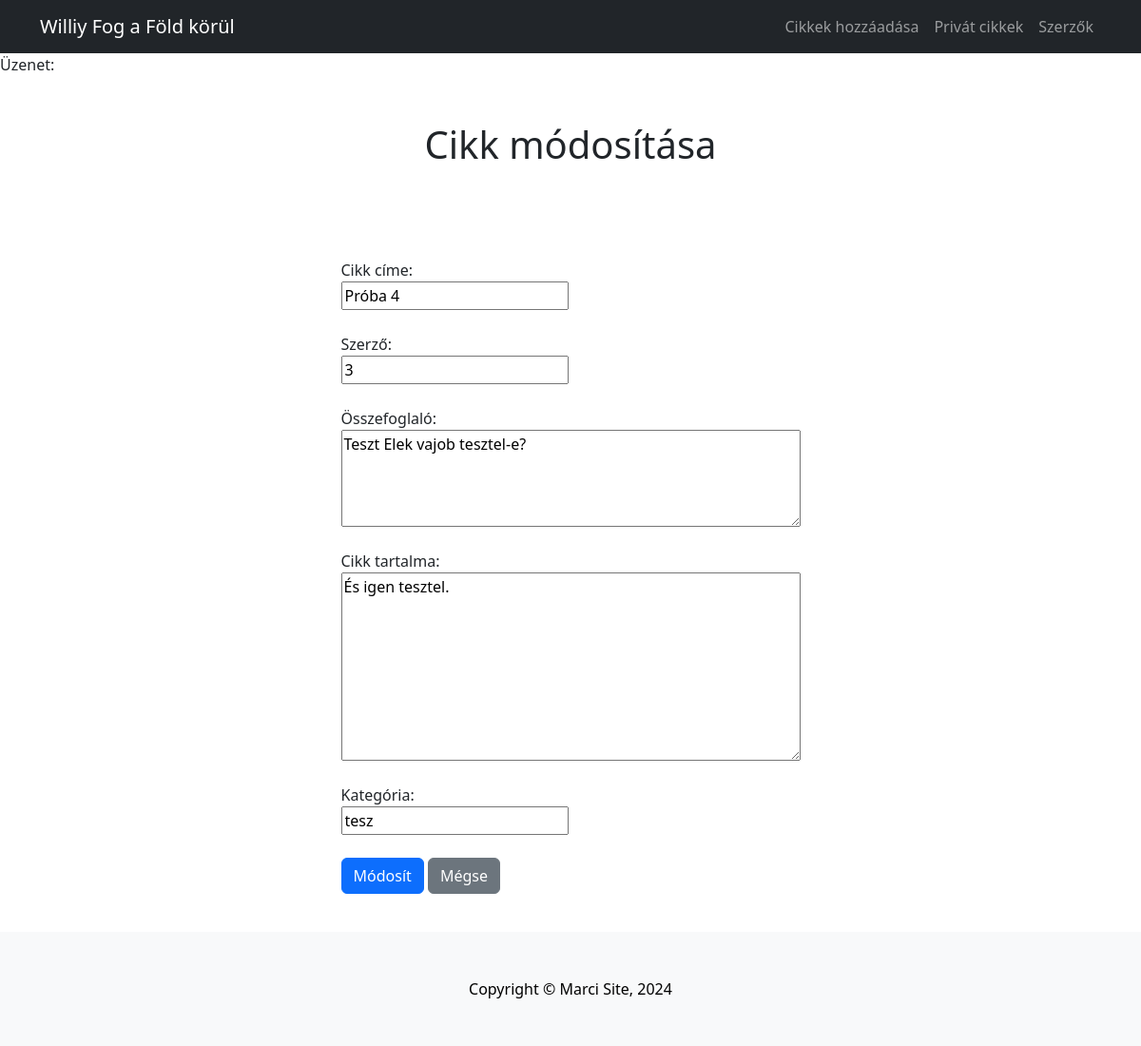
Screenshot of /private-post-edit.php?id=16 with the database file from the repository.
### tables this page shows
CREATE TABLE `article` (
  `id` int(11) NOT NULL,
  `title` varchar(255) NOT NULL,
  `author_id` varchar(255) NOT NULL,
  `summary` text NOT NULL,
  `articleText` text DEFAULT NULL,
  `category` text NOT NULL,
  `created_at` timestamp NOT NULL DEFAULT current_timestamp() ON UPDATE current_timestamp(),
  `updated_at` datetime DEFAULT NULL
);

### Helpers/functions.php (called while the page is built, shortened)
<?php
if(!function_exists('view')) {
    function view($view, $data = []) {
        extract($data);
        include_once BASE_PATH . '/Templates/common/header.view.php';
        include_once BASE_PATH . '/Templates/common/topnavbar.view.php';
        include_once BASE_PATH . '/Templates/' . $view . '.view.php';
        include_once BASE_PATH . '/Templates/common/footer.view.php';
    }
}

### Controllers/PrivatePostController.php (called while the page is built, shortened)
<?php
require_once REPOSITORY_PATH . '/PostRepository.php';
class PrivatePostController
{
    public function edit()
    {
        if(isset($_SESSION['form'])){
            $form = $_SESSION['form'];
            unset($_SESSION['form']);
        }else{
            $id = $_GET['id'];
            $postRepository = new \Repositories\PostRepository();
            $article = $postRepository->getById($id);
        }
        view('private/posts/edit', ['article' => $article]);
    }
}

### private-post-edit.php (called while the page is built, shortened)
<?php
require_once BASE_PATH . '/Controllers/PrivatePostController.php';
$controller = new PrivatePostController();
$controller->edit($_GET);

### Repositories/PostRepository.php (called while the page is built, shortened)
<?php
class PostRepository extends Repository
{
    protected $db;
    private $returnType;
    public function __construct()
    {
        $connString = sprintf('mysql:host=%s;dbname=%s;charset=utf8', DB_HOST, DB_DATABASE);
        try {
            $this->db = new \PDO($connString, DB_USER, DB_PASS);
            $this->db->setAttribute(PDO::ATTR_ERRMODE, PDO::ERRMODE_EXCEPTION);
        } catch (PDOException $e) {
            die("Database connection error: " . $e->getMessage());
        }
        $this->returnType = PDO::FETCH_ASSOC;
    }
    public function getById($id)
    {
        $sql = "SELECT * FROM article WHERE id = :id";
        $stmt = $this->db->prepare($sql);
        $stmt->execute(['id' => $id]);
        return $stmt->fetch($this->returnType);
    }
}

### Templates/private/posts/edit.view.php (the view, shortened to what this page needs)
<?php require_once TEMPLATE_PATH . '/common/header.view.php' ?>
Üzenet:
    <h1 class="m-5 d-flex justify-content-center">Cikk módosítása</h1>
    <main class="m-4 d-flex justify-content-center">
    <form action="private-post-update.php" method="POST">
            <input type="hidden" name="id" value="<?php echo $article["id"]; ?>"><br><br>
             <label for="title">Cikk címe:</label><br>
            <input type="text" id="title" name="title" value="<?php echo $article["title"]; ?>"><br><br>
            <label for="author_id">Szerző:</label><br>
            <input type="text" id="author_id" name="author_id" value="<?php echo $article["author_id"]; ?>"><br><br>
            <label for="summary">Összefoglaló:</label><br>
            <textarea id="summary" name="summary" rows="4" cols="50" value=" " ><?php echo $article["summary"]; ?></textarea><br><br>
            <label for="articleText">Cikk tartalma:</label><br>
            <textarea id="articleText" name="articleText" rows="8" cols="50" value=" "><?php echo $article["articleText"]; ?></textarea><br><br>
            <label for="category">Kategória:</label><br>
            <input type="text" id="category" name="category" value="<?php echo $article["category"]; ?>"><br><br>
            <input class="btn btn-primary" name="submit" type="submit" value="Módosít">
            <input class="btn btn-secondary" id="cancel" type="button" value="Mégse">
        </form>
</main>
    <?php include TEMPLATE_PATH . '/common/footer.view.php'; ?>

### rows the page displays
article: title "Próba 4", author_id "3", summary "Teszt Elek vajob tesztel-e?", articleText "És igen tesztel.", category "tesz"
